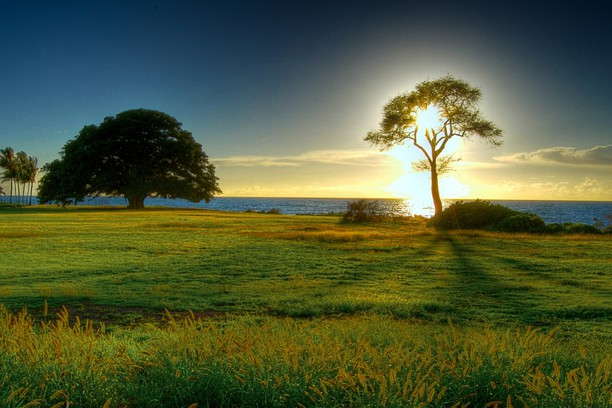
//> input picture Benchmark_step_1/Figure 1.jpg, 612 x 408 px
$ ./main2   (built with g++ and OpenCV 4)
//> lines starting //> are read from the running program, lines starting //| are printed output that depends on the picture; after the words box and inside, x2 and y2 are one past the last pixel; in counts of white or black regions, pixels touching at a corner belong together
#include "opencv2/highgui/highgui.hpp"
#include "opencv2/opencv.hpp"
#include <algorithm>
#include <iostream>
using namespace cv;
using namespace std;
int main()
{

    string images[6] = {"/home/fusy/Scrivania/Universita/Computer_Vision_1920/Code/BowTry/Benchmark_step_1/Figure 1.jpg"};

    for(int i = 0; i < 1; ++i)
    {
        Mat img, thresholded, tdilated, tmp, tmp1;
        vector<Mat> channels(3);

        img = imread(images[i]);
//> img is the input picture: 408 rows x 612 cols, CV_8UC3; mean B, G, R 57.7, 91.3, 81.3
        split(img, channels);
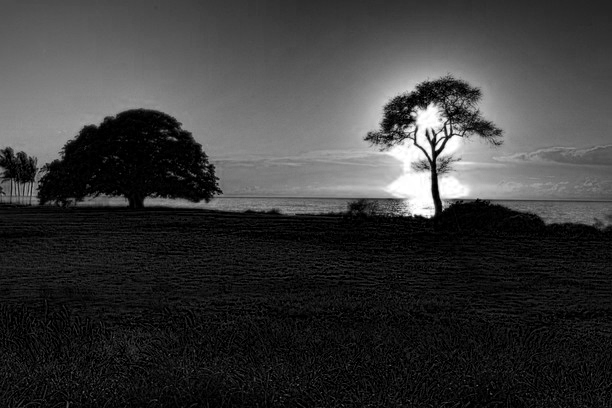
//> channels[0]: 408 rows x 612 cols, CV_8UC1; min 0, max 255, mean 57.7
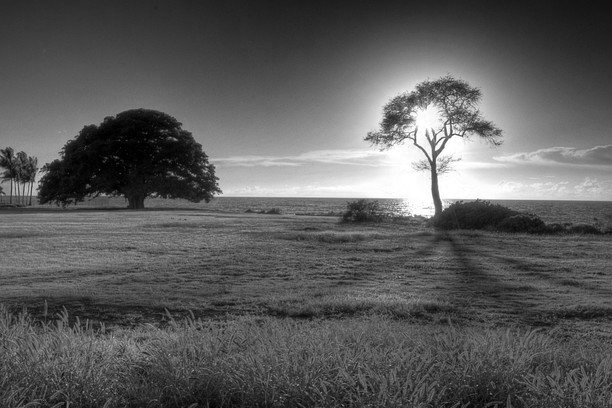
//> channels[1]: 408 rows x 612 cols, CV_8UC1; min 0, max 255, mean 91.3
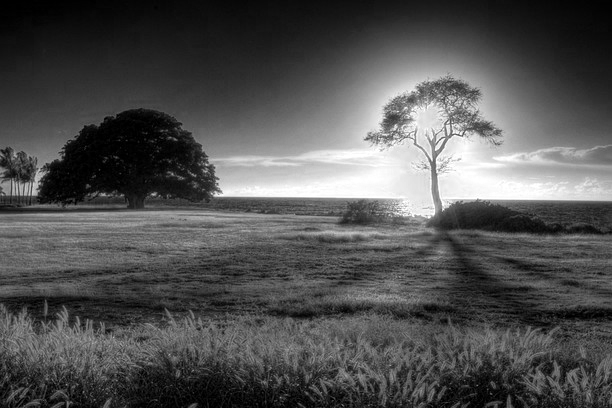
//> channels[2]: 408 rows x 612 cols, CV_8UC1; min 0, max 255, mean 81.3
        threshold( channels[2], thresholded, 149, 255, THRESH_BINARY);                      //prepare ROI - threshold
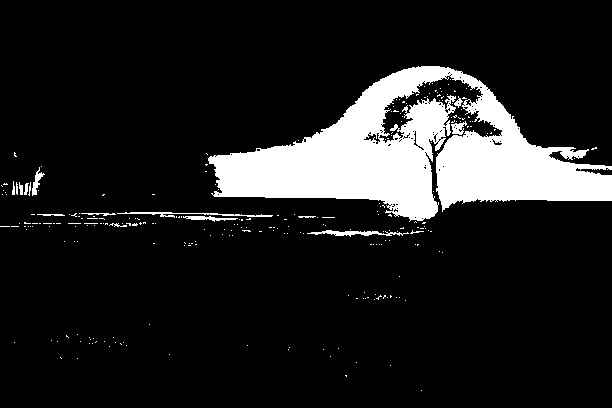
//> thresholded: 408 rows x 612 cols, CV_8UC1; 12.5% white; 257 white regions (240 under 20 px), largest, box (x1, y1, x2, y2) and area: (208, 66, 612, 222) 29174, (307, 230, 409, 237) 300, (117, 212, 273, 218) 287
        dilate( thresholded, tdilated,  getStructuringElement( MORPH_RECT, Size(22,22) ) ); //prepare ROI - dilate
//> tdilated: 408 rows x 612 cols, CV_8UC1; 30.9% white; 11 white regions, largest, box (x1, y1, x2, y2) and area: (0, 56, 612, 264) 66017, (41, 324, 138, 370) 3343, (338, 266, 417, 312) 2486
        Canny( channels[2], tmp, 75, 125, 3, true );    //Canny edge detection
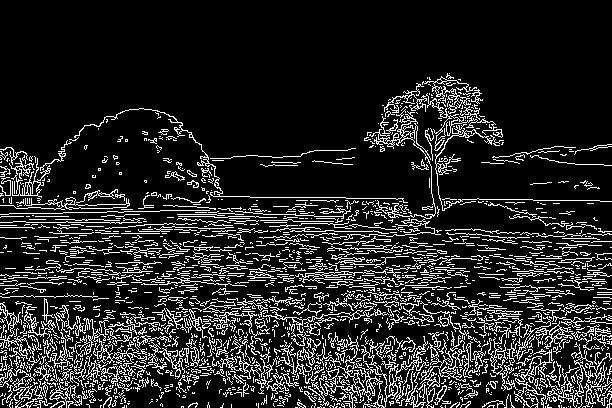
//> tmp: 408 rows x 612 cols, CV_8UC1; 14.7% white in thin lines or dots, all inside (x1, y1, x2, y2) = (0, 73, 612, 408)
        multiply( tmp, tdilated, tmp1 );    // set ROI
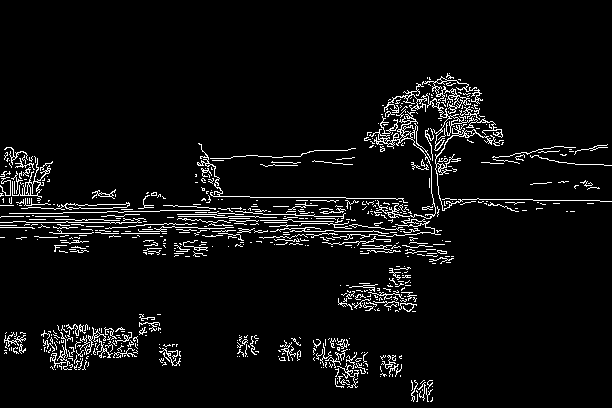
//> tmp1: 408 rows x 612 cols, CV_8UC1; 5.2% white in thin lines or dots, all inside (x1, y1, x2, y2) = (0, 73, 612, 402)


        /*dilate( tmp1, tmp, getStructuringElement( MORPH_RECT, Size(20,16) ) ); // dilate
        erode( tmp, tmp1, getStructuringElement( MORPH_RECT, Size(36,36) ) ); // erode*/
        imshow("tmp", tmp);
        waitKey(0);

        vector<vector<Point> > contours, contours1(1);
        vector<Point> convex;
        vector<Vec4i> hierarchy;
        findContours( tmp, contours, hierarchy, RETR_TREE, CHAIN_APPROX_SIMPLE, Point(0, 0) );
//> contours = 2124 contours, 1989 with area under 20; largest, box (x1, y1, x2, y2) and area: (319, 332, 429, 408) 474, (545, 342, 612, 408) 332, (369, 111, 436, 219) 288, (0, 197, 130, 210) 280, (384, 83, 503, 151) 229

        //get element of maximum area
        //int bestID = std::max_element( contours.begin(), contours.end(),
        //  []( const vector<Point>& A, const vector<Point>& B ) { return contourArea(A) < contourArea(B); } ) - contours.begin();

        int bestID = 0;
        int bestArea = contourArea( contours[0] );
//> bestArea = 0
        for( int i = 1; i < contours.size(); ++i )
        {
            int area = contourArea( contours[i] );
            if( area > bestArea )
            {
                bestArea  = area;
                bestID = i;
            }
        }
//> this loop made 2123 passes
//> (area, bestArea) on passes 73, 157, 186, 337, 356, 597, 750: (20, 20), (66, 66), (68, 68), (78, 78), (181, 181), (332, 332), (473, 473)
//> after the loop, bestArea = 473; bestID = 750

        convexHull( contours[bestID], contours1[0] );
//> contours1 = 1 contour; box (x1, y1, x2, y2) and area: (319, 332, 429, 408) 6608
        drawContours( img, contours1, 0, Scalar( 100, 100, 255 ), img.rows / 100, 8, hierarchy, 0, Point() );
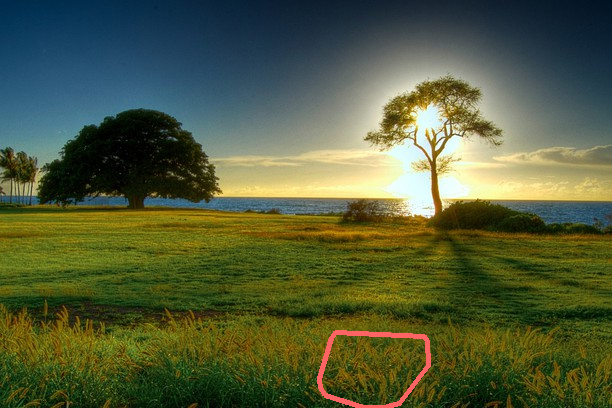
//> img: 408 rows x 612 cols, CV_8UC3; 0.59% of pixels changed, all inside (x1, y1, x2, y2) = (317, 330, 431, 408)

        imshow("image", img );
        waitKey(0);
    }


    return 0;
}

$ run again, with Benchmark_step_1/Figure 2.jpg copied over Benchmark_step_1/Figure 1.jpg
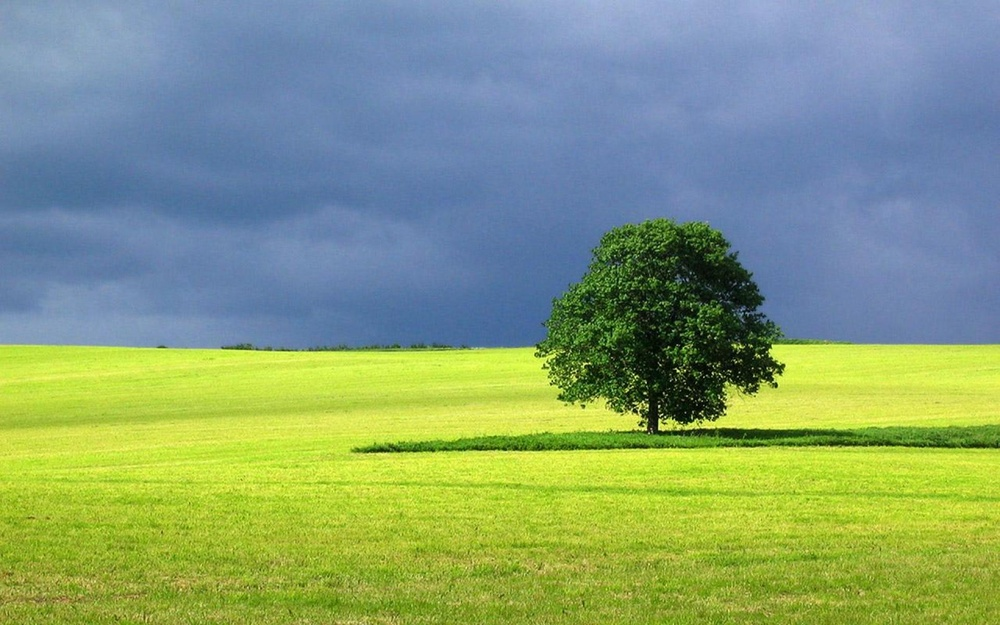
//> input picture Benchmark_step_1/Figure 2.jpg, 1000 x 625 px, shrunk from 1920 x 1200 before the run
//> img is the input picture: 625 rows x 1000 cols, CV_8UC3; mean B, G, R 118.4, 158.6, 133.1
//> `threshold( channels[2], thresholded, 149, 255, THRESH_BINARY);`:
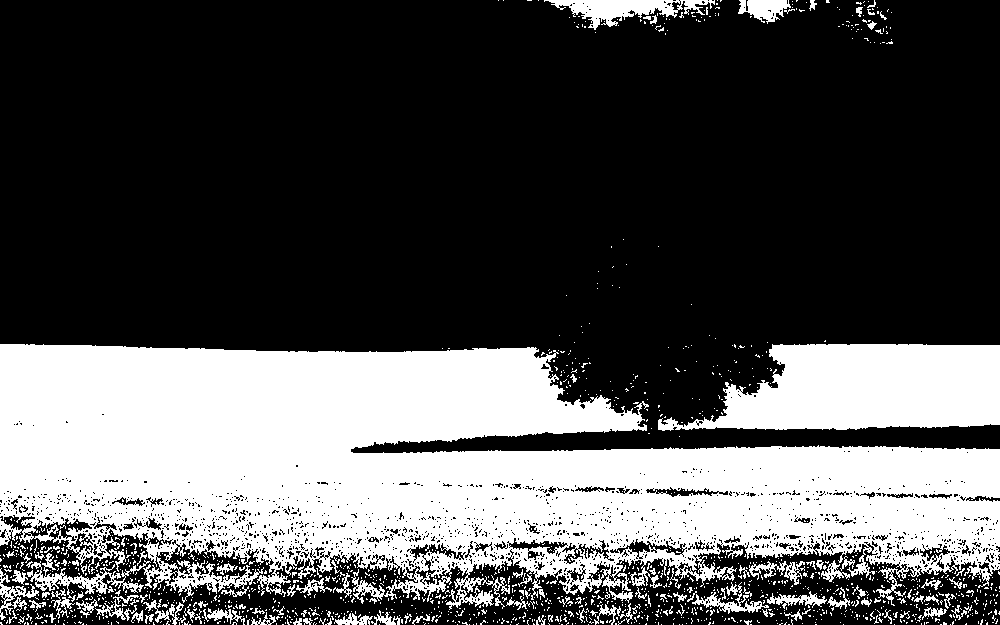
//> thresholded: 625 rows x 1000 cols, CV_8UC1; 32.3% white; 1446 white regions (1337 under 20 px), largest, box (x1, y1, x2, y2) and area: (0, 344, 1000, 610) 163565, (658, 344, 1000, 431) 21267, (544, 0, 715, 30) 2172
//> tdilated: 625 rows x 1000 cols, CV_8UC1; 48.9% white; 7 white regions, largest, box (x1, y1, x2, y2) and area: (0, 313, 1000, 625) 287407, (517, 0, 904, 55) 13638, (587, 229, 638, 300) 2768
//> tmp: 625 rows x 1000 cols, CV_8UC1; 10.3% white in thin lines or dots, all inside (x1, y1, x2, y2) = (0, 219, 1000, 625)
//> tmp1: 625 rows x 1000 cols, CV_8UC1; 9.5% white in thin lines or dots, all inside (x1, y1, x2, y2) = (0, 229, 1000, 625)
//> contours = 4698 contours, 4418 with area under 20; largest, box (x1, y1, x2, y2) and area: (346, 564, 395, 625) 578, (557, 361, 650, 442) 494, (637, 219, 679, 258) 342, (470, 327, 589, 383) 326, (362, 589, 388, 615) 322
//> `int bestArea = contourArea( contours[0] );`: bestArea = 0
//> the loop `for( int i = 1; i < contours.size(); ++i )` made 4697 passes
//> (area, bestArea) on passes 263, 279, 357, 384, 748, 999, 1054, 1344: (26, 26), (52, 52), (90, 90), (104, 104), (141, 141), (151, 151), (268, 268), (578, 578)
//> after the loop `for( int i = 1; i < contours.size(); ++i )`: bestArea = 578; bestID = 1344
//> contours1 = 1 contour; box (x1, y1, x2, y2) and area: (346, 564, 395, 625) 1762
//> `drawContours( img, contours1, 0, Scalar( 100, 100, 255 ), img.rows / 1..`:
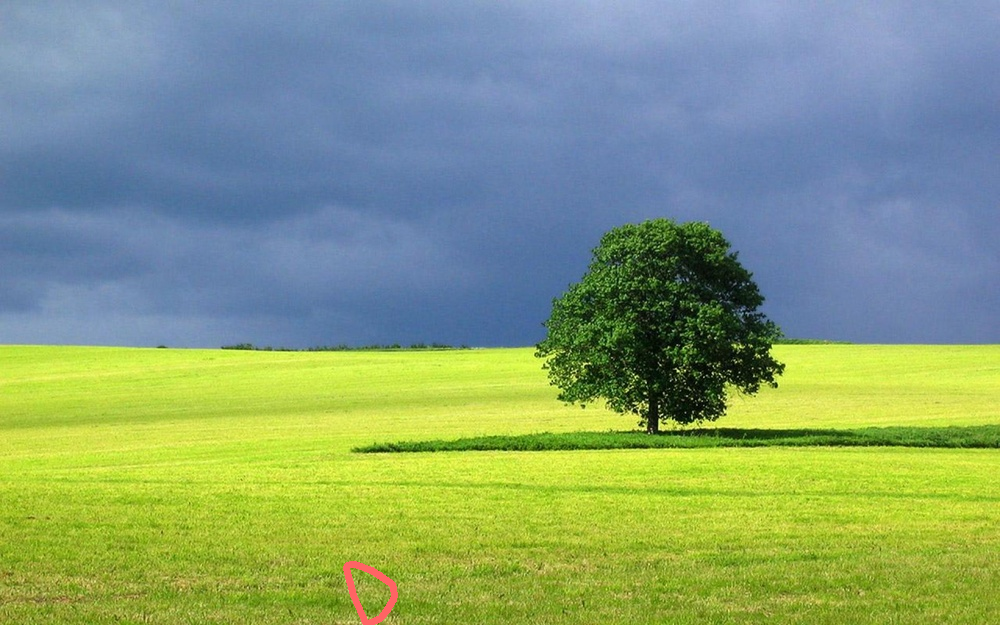
//> img: 625 rows x 1000 cols, CV_8UC3; 0.18% of pixels changed, all inside (x1, y1, x2, y2) = (343, 561, 398, 625)

$ run again, with Benchmark_step_1/Figure 3.jpg copied over Benchmark_step_1/Figure 1.jpg
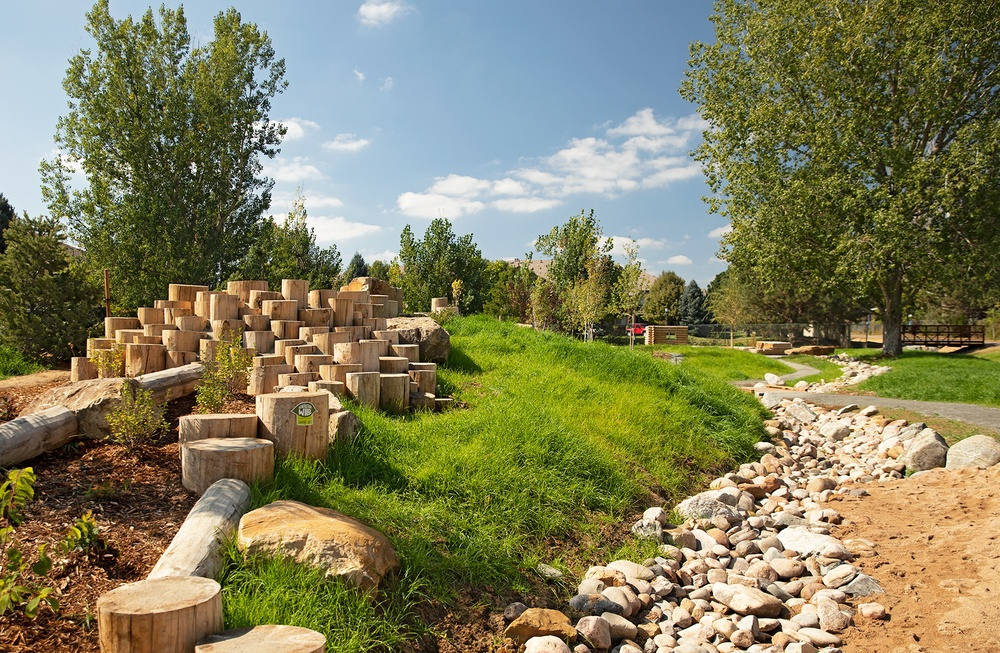
//> input picture Benchmark_step_1/Figure 3.jpg, 1000 x 653 px, shrunk from 1757 x 1148 before the run
//> img is the input picture: 653 rows x 1000 cols, CV_8UC3; mean B, G, R 90.5, 126.5, 129
//> `threshold( channels[2], thresholded, 149, 255, THRESH_BINARY);`:
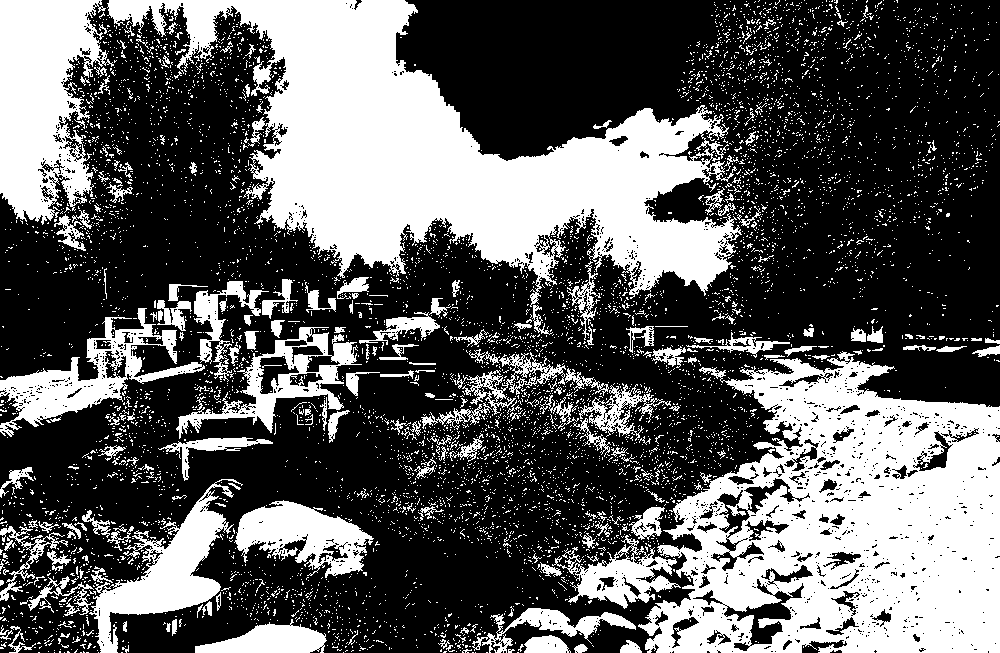
//> thresholded: 653 rows x 1000 cols, CV_8UC1; 36.6% white; 6581 white regions (6344 under 20 px), largest, box (x1, y1, x2, y2) and area: (107, 0, 742, 307) 76568, (638, 351, 1000, 653) 68559, (0, 0, 114, 225) 16866
//> tdilated: 653 rows x 1000 cols, CV_8UC1; 92.7% white; 51 black regions (16 under 20 px), largest, box (x1, y1, x2, y2) and area: (407, 0, 705, 146) 29221, (921, 162, 1000, 328) 3139, (378, 545, 512, 601) 2783
//> tmp: 653 rows x 1000 cols, CV_8UC1; 25.8% white in thin lines or dots
//> tmp1: 653 rows x 1000 cols, CV_8UC1; 25.2% white in thin lines or dots
//> contours = 12052 contours, 11087 with area under 20; largest, box (x1, y1, x2, y2) and area: (483, 454, 708, 653) 6622, (671, 359, 803, 498) 3600, (594, 261, 771, 358) 2750, (23, 136, 157, 262) 2376, (704, 17, 786, 190) 2132
//> `int bestArea = contourArea( contours[0] );`: bestArea = 0
//> the loop `for( int i = 1; i < contours.size(); ++i )` made 12051 passes
//> (area, bestArea) on passes 87, 204, 208, 291, 344, 459, 853, 1107: (28, 28), (34, 34), (38, 38), (49, 49), (107, 107), (182, 182), (455, 455), (558, 558)
//> after the loop `for( int i = 1; i < contours.size(); ++i )`: bestArea = 6622; bestID = 3526
//> contours1 = 1 contour; box (x1, y1, x2, y2) and area: (483, 454, 708, 653) 32580
//> `drawContours( img, contours1, 0, Scalar( 100, 100, 255 ), img.rows / 1..`:
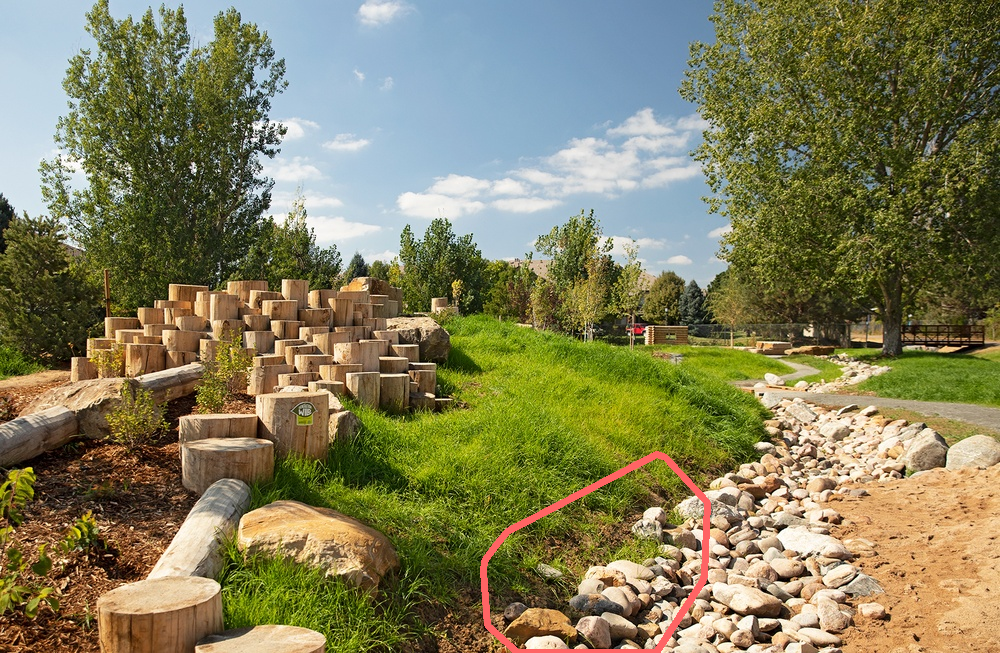
//> img: 653 rows x 1000 cols, CV_8UC3; 0.67% of pixels changed, all inside (x1, y1, x2, y2) = (480, 451, 711, 653)

$ run again, with Benchmark_step_1/Figure 4.jpg copied over Benchmark_step_1/Figure 1.jpg
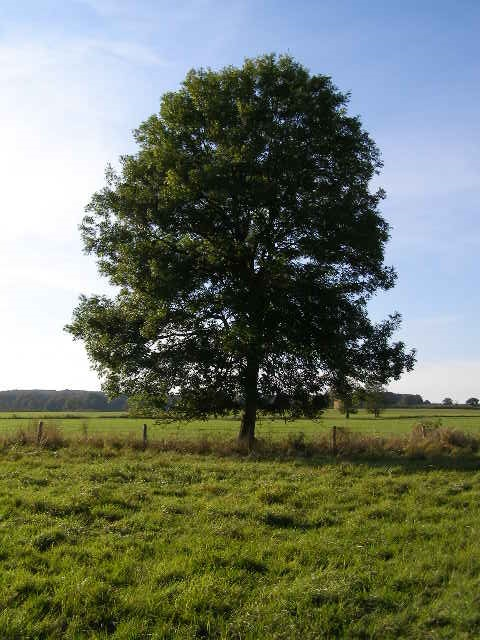
//> input picture Benchmark_step_1/Figure 4.jpg, 480 x 640 px
//> img is the input picture: 640 rows x 480 cols, CV_8UC3; mean B, G, R 103.9, 120, 111.8
//> thresholded: 640 rows x 480 cols, CV_8UC1; 30.4% white; 1783 white regions (1757 under 20 px), largest, box (x1, y1, x2, y2) and area: (0, 0, 480, 404) 88503, (104, 208, 126, 232) 159, (144, 337, 172, 355) 147
//> tdilated: 640 rows x 480 cols, CV_8UC1; 80.5% white; 48 black regions (15 under 20 px), largest, box (x1, y1, x2, y2) and area: (180, 401, 480, 640) 26987, (275, 0, 480, 97) 11552, (146, 91, 308, 350) 9739
//> tmp: 640 rows x 480 cols, CV_8UC1; 19% white in thin lines or dots
//> tmp1: 640 rows x 480 cols, CV_8UC1; 15.6% white in thin lines or dots
//> contours = 4376 contours, 4019 with area under 20; largest, box (x1, y1, x2, y2) and area: (14, 493, 190, 640) 1923, (254, 356, 416, 445) 819, (0, 357, 141, 404) 578, (0, 490, 93, 551) 489, (204, 486, 264, 565) 454
//> `int bestArea = contourArea( contours[0] );`: bestArea = 0
//> the loop `for( int i = 1; i < contours.size(); ++i )` made 4375 passes
//> (area, bestArea) on passes 110, 146, 154, 181, 314, 616, 885, 1376: (20, 20), (21, 21), (40, 40), (111, 111), (177, 177), (298, 298), (320, 320), (1923, 1923)
//> after the loop `for( int i = 1; i < contours.size(); ++i )`: bestArea = 1923; bestID = 1376
//> contours1 = 1 contour; box (x1, y1, x2, y2) and area: (14, 493, 190, 640) 12414
//> `drawContours( img, contours1, 0, Scalar( 100, 100, 255 ), img.rows / 1..`:
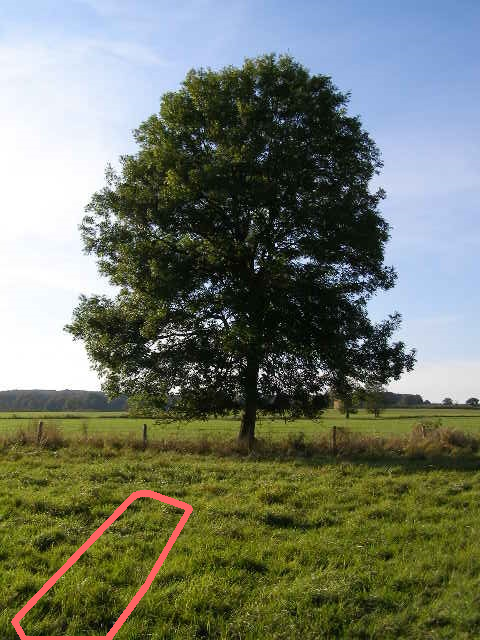
//> img: 640 rows x 480 cols, CV_8UC3; 0.99% of pixels changed, all inside (x1, y1, x2, y2) = (11, 490, 193, 640)
